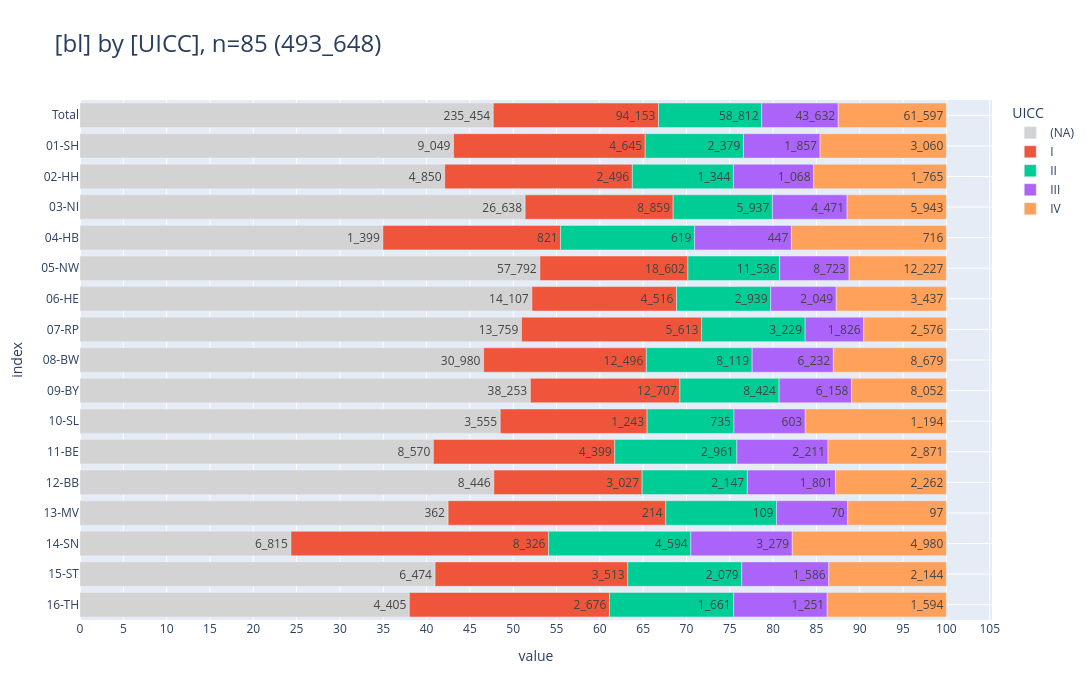

Notebook source saved alongside this figure:
### Code cell
_alias='UICC'
_df = (
    show_freqs(alias=_alias, incl_c44_and_d=False)
    .rename(columns={"kkr": "bl"})
    [["bl", "UICC", "cnt"]]
)
_=pls.plot_stacked_bars(
    _df,
    orientation="h",
    normalize=False,
    relative=True,
    dropna=False,
    sort_values_index=False,
    show_total=True,
    height=700,
)

### Figure 1 — Plotly figure (JSON) as saved in the notebook; plotly's stock layout.template omitted (floating-point values rounded to 4 significant figures)
{"data": [{"hovertemplate": "col=(NA)<br>value=%{x}<br>index=%{y}<br>cnt_str=%{text}<extra></extra>", "legendgroup": "(NA)", "marker": {"color": "lightgray", "pattern": {"shape": ""}}, "name": "(NA)", "orientation": "h", "showlegend": true, "text": ["235_454", "9_049", "4_850", "26_638", "1_399", "57_792", "14_107", "13_759", "30_980", "38_253", "3_555", "8_570", "8_446", "362", "6_815", "6_474", "4_405"], "textposition": "auto", "type": "bar", "x": [235454, 9049, 4850, 26638, 1399, 57792, 14107, 13759, 30980, 38253, 3555, 8570, 8446, 362, 6815, 6474, 4405], "xaxis": "x", "y": [" Total", "01-SH", "02-HH", "03-NI", "04-HB", "05-NW", "06-HE", "07-RP", "08-BW", "09-BY", "10-SL", "11-BE", "12-BB", "13-MV", "14-SN", "15-ST", "16-TH"], "yaxis": "y"}, {"hovertemplate": "col=I<br>value=%{x}<br>index=%{y}<br>cnt_str=%{text}<extra></extra>", "legendgroup": "I", "marker": {"color": "#EF553B", "pattern": {"shape": ""}}, "name": "I", "orientation": "h", "showlegend": true, "text": ["94_153", "4_645", "2_496", "8_859", "821", "18_602", "4_516", "5_613", "12_496", "12_707", "1_243", "4_399", "3_027", "214", "8_326", "3_513", "2_676"], "textposition": "auto", "type": "bar", "x": [94153, 4645, 2496, 8859, 821, 18602, 4516, 5613, 12496, 12707, 1243, 4399, 3027, 214, 8326, 3513, 2676], "xaxis": "x", "y": [" Total", "01-SH", "02-HH", "03-NI", "04-HB", "05-NW", "06-HE", "07-RP", "08-BW", "09-BY", "10-SL", "11-BE", "12-BB", "13-MV", "14-SN", "15-ST", "16-TH"], "yaxis": "y"}, {"hovertemplate": "col=II<br>value=%{x}<br>index=%{y}<br>cnt_str=%{text}<extra></extra>", "legendgroup": "II", "marker": {"color": "#00CC96", "pattern": {"shape": ""}}, "name": "II", "orientation": "h", "showlegend": true, "text": ["58_812", "2_379", "1_344", "5_937", "619", "11_536", "2_939", "3_229", "8_119", "8_424", "735", "2_961", "2_147", "109", "4_594", "2_079", "1_661"], "textposition": "auto", "type": "bar", "x": [58812, 2379, 1344, 5937, 619, 11536, 2939, 3229, 8119, 8424, 735, 2961, 2147, 109, 4594, 2079, 1661], "xaxis": "x", "y": [" Total", "01-SH", "02-HH", "03-NI", "04-HB", "05-NW", "06-HE", "07-RP", "08-BW", "09-BY", "10-SL", "11-BE", "12-BB", "13-MV", "14-SN", "15-ST", "16-TH"], "yaxis": "y"}, {"hovertemplate": "col=III<br>value=%{x}<br>index=%{y}<br>cnt_str=%{text}<extra></extra>", "legendgroup": "III", "marker": {"color": "#AB63FA", "pattern": {"shape": ""}}, "name": "III", "orientation": "h", "showlegend": true, "text": ["43_632", "1_857", "1_068", "4_471", "447", "8_723", "2_049", "1_826", "6_232", "6_158", "603", "2_211", "1_801", "70", "3_279", "1_586", "1_251"], "textposition": "auto", "type": "bar", "x": [43632, 1857, 1068, 4471, 447, 8723, 2049, 1826, 6232, 6158, 603, 2211, 1801, 70, 3279, 1586, 1251], "xaxis": "x", "y": [" Total", "01-SH", "02-HH", "03-NI", "04-HB", "05-NW", "06-HE", "07-RP", "08-BW", "09-BY", "10-SL", "11-BE", "12-BB", "13-MV", "14-SN", "15-ST", "16-TH"], "yaxis": "y"}, {"hovertemplate": "col=IV<br>value=%{x}<br>index=%{y}<br>cnt_str=%{text}<extra></extra>", "legendgroup": "IV", "marker": {"color": "#FFA15A", "pattern": {"shape": ""}}, "name": "IV", "orientation": "h", "showlegend": true, "text": ["61_597", "3_060", "1_765", "5_943", "716", "12_227", "3_437", "2_576", "8_679", "8_052", "1_194", "2_871", "2_262", "97", "4_980", "2_144", "1_594"], "textposition": "auto", "type": "bar", "x": [61597, 3060, 1765, 5943, 716, 12227, 3437, 2576, 8679, 8052, 1194, 2871, 2262, 97, 4980, 2144, 1594], "xaxis": "x", "y": [" Total", "01-SH", "02-HH", "03-NI", "04-HB", "05-NW", "06-HE", "07-RP", "08-BW", "09-BY", "10-SL", "11-BE", "12-BB", "13-MV", "14-SN", "15-ST", "16-TH"], "yaxis": "y"}], "layout": {"barmode": "relative", "barnorm": "percent", "height": 700, "legend": {"title": {"text": "UICC"}, "tracegroupgap": 0, "traceorder": "normal"}, "title": {"font": {"size": 24}, "text": "[bl] by [UICC], n=85 (493_648)", "xanchor": "left", "y": 0.95, "yanchor": "top"}, "width": 1600, "xaxis": {"anchor": "y", "domain": [0, 1], "dtick": 5, "gridwidth": 1, "showgrid": true, "title": {"text": "value"}}, "yaxis": {"anchor": "x", "categoryarray": ["16-TH", "15-ST", "14-SN", "13-MV", "12-BB", "11-BE", "10-SL", "09-BY", "08-BW", "07-RP", "06-HE", "05-NW", "04-HB", "03-NI", "02-HH", "01-SH", " Total"], "categoryorder": "array", "domain": [0, 1], "gridwidth": 1, "showgrid": true, "title": {"text": "index"}}}}
